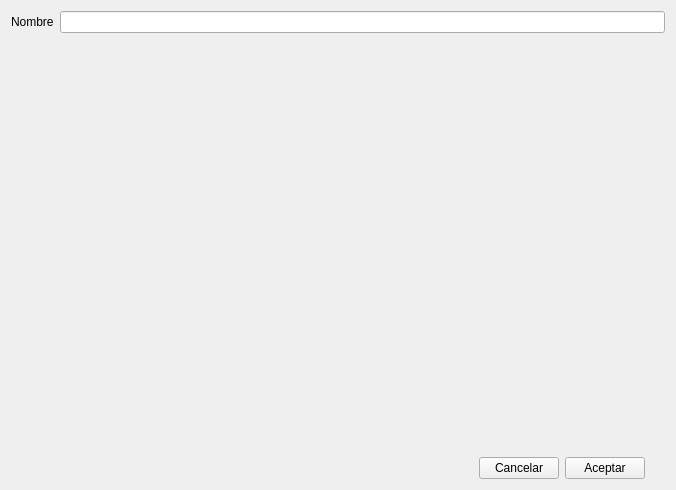
<?xml version="1.0" encoding="UTF-8"?>
<ui version="4.0">
 <class>Form</class>
 <widget class="QWidget" name="Form">
  <property name="geometry">
   <rect>
    <x>0</x>
    <y>0</y>
    <width>676</width>
    <height>490</height>
   </rect>
  </property>
  <property name="windowTitle">
   <string>Form</string>
  </property>
  <layout class="QVBoxLayout" name="verticalLayout">
   <item>
    <layout class="QHBoxLayout" name="horizontalLayout">
     <item>
      <layout class="QFormLayout" name="formLayout_2">
       <item row="0" column="0">
        <widget class="QLabel" name="label_8">
         <property name="text">
          <string>Nombre</string>
         </property>
        </widget>
       </item>
       <item row="0" column="1">
        <widget class="QLineEdit" name="txtRegion">
         <property name="focusPolicy">
          <enum>Qt::WheelFocus</enum>
         </property>
         <property name="dragEnabled">
          <bool>false</bool>
         </property>
         <property name="clearButtonEnabled">
          <bool>false</bool>
         </property>
        </widget>
       </item>
       <item row="1" column="1">
        <layout class="QGridLayout" name="gridLayout_2">
         <item row="2" column="3">
          <widget class="QPushButton" name="btnAccept">
           <property name="maximumSize">
            <size>
             <width>100</width>
             <height>16777215</height>
            </size>
           </property>
           <property name="text">
            <string>Aceptar</string>
           </property>
          </widget>
         </item>
         <item row="2" column="2">
          <widget class="QPushButton" name="btnCancel">
           <property name="maximumSize">
            <size>
             <width>100</width>
             <height>16777215</height>
            </size>
           </property>
           <property name="text">
            <string>Cancelar</string>
           </property>
          </widget>
         </item>
         <item row="2" column="0">
          <spacer name="horizontalSpacer_2">
           <property name="orientation">
            <enum>Qt::Horizontal</enum>
           </property>
           <property name="sizeHint" stdset="0">
            <size>
             <width>40</width>
             <height>20</height>
            </size>
           </property>
          </spacer>
         </item>
         <item row="2" column="4">
          <spacer name="horizontalSpacer_3">
           <property name="orientation">
            <enum>Qt::Horizontal</enum>
           </property>
           <property name="sizeType">
            <enum>QSizePolicy::Fixed</enum>
           </property>
           <property name="sizeHint" stdset="0">
            <size>
             <width>20</width>
             <height>20</height>
            </size>
           </property>
          </spacer>
         </item>
         <item row="1" column="3">
          <spacer name="verticalSpacer">
           <property name="orientation">
            <enum>Qt::Vertical</enum>
           </property>
           <property name="sizeHint" stdset="0">
            <size>
             <width>20</width>
             <height>40</height>
            </size>
           </property>
          </spacer>
         </item>
        </layout>
       </item>
      </layout>
     </item>
    </layout>
   </item>
  </layout>
 </widget>
 <resources/>
 <connections/>
</ui>
